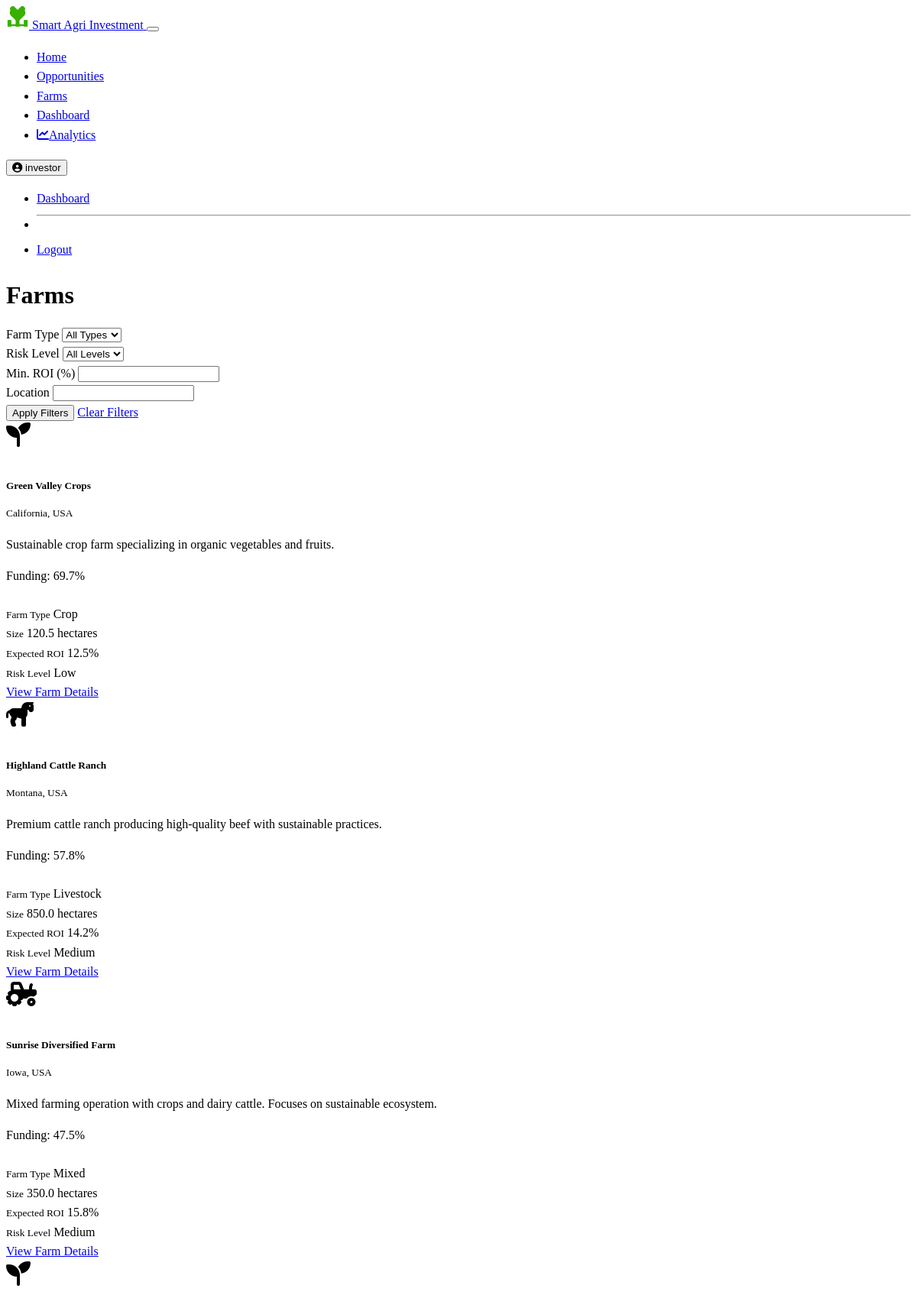
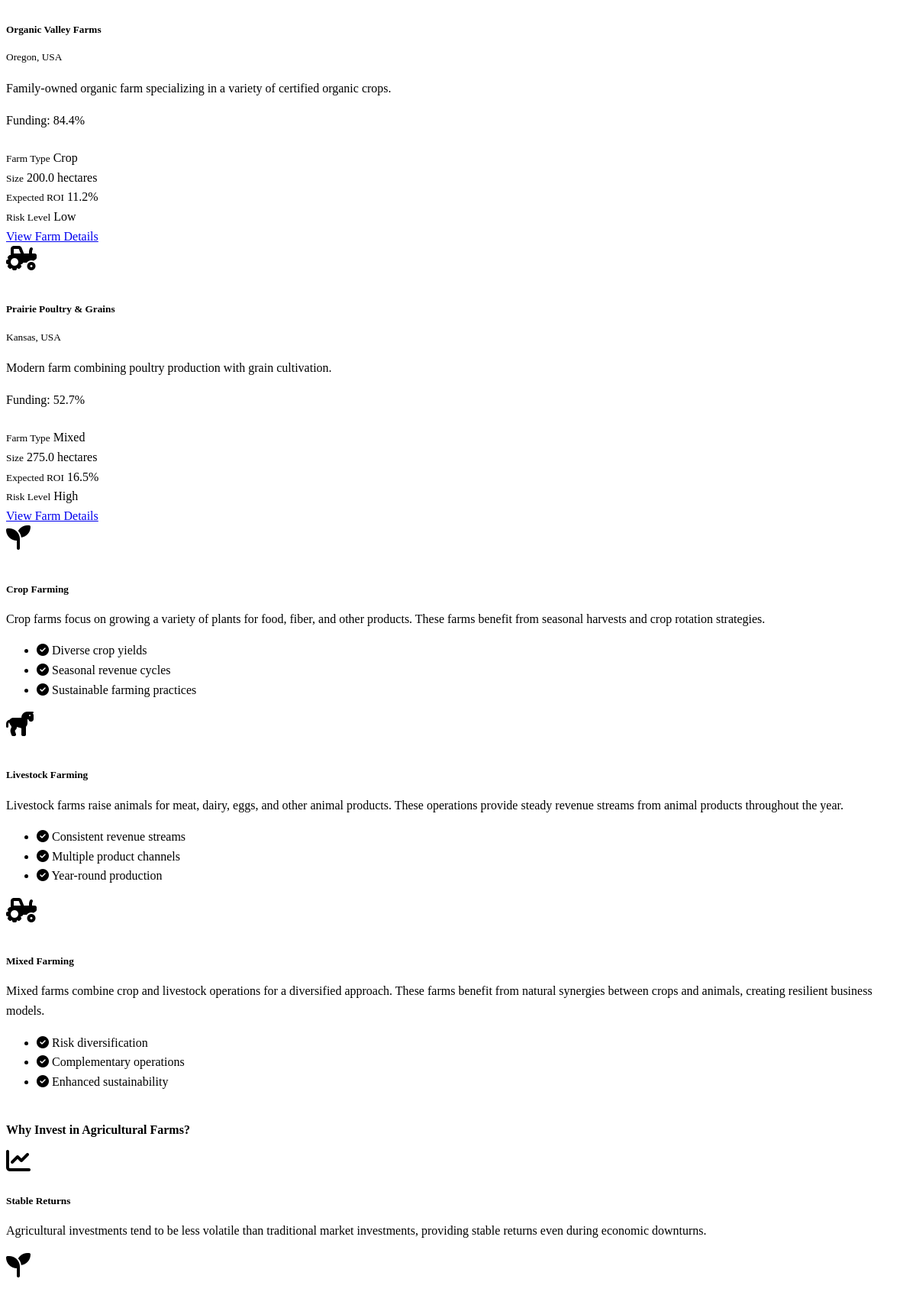
Page /farms (signed in, upper part) on the committed database (2 pictures, top to bottom).
### models.py (models this page shows, shortened)
class User(UserMixin, db.Model):
    id = db.Column(db.Integer, primary_key=True)
    username = db.Column(db.String(64), unique=True, nullable=False)
    email = db.Column(db.String(120), unique=True, nullable=False)
    password_hash = db.Column(db.String(256), nullable=False)
    first_name = db.Column(db.String(64))
    last_name = db.Column(db.String(64))
    created_at = db.Column(db.DateTime, default=datetime.utcnow)
    is_investor = db.Column(db.Boolean, default=True)  # True for investors, False for farm managers
    total_investment = db.Column(db.Float, default=0.0)
    investments = db.relationship('Investment', backref='investor', lazy='dynamic')

class Farm(db.Model):
    id = db.Column(db.Integer, primary_key=True)
    name = db.Column(db.String(128), nullable=False)
    location = db.Column(db.String(256))
    description = db.Column(db.Text)
    farm_type = db.Column(db.String(64))  # e.g., "Crop", "Livestock", "Mixed"
    size_hectares = db.Column(db.Float)
    established_date = db.Column(db.Date)
    created_at = db.Column(db.DateTime, default=datetime.utcnow)
    total_funding_needed = db.Column(db.Float, default=0.0)
    current_funding = db.Column(db.Float, default=0.0)
    expected_roi = db.Column(db.Float)  # Percentage
    risk_level = db.Column(db.String(20))  # "Low", "Medium", "High"
    yield_history = db.Column(db.Text)  # Stored as JSON string
    owner_id = db.Column(db.Integer, db.ForeignKey('user.id'))
    investment_opportunities = db.relationship('InvestmentOpportunity', backref='farm', lazy='dynamic')
    performance_data = db.relationship('FarmPerformance', backref='farm', lazy='dynamic')
    def funding_percentage(self):
        if self.total_funding_needed == 0:
            return 0
        return (self.current_funding / self.total_funding_needed) * 100

### routes.py (the view)
@app.route('/farms')
def farms():
    all_farms = Farm.query.all()
    return render_template('farms.html', farms=all_farms)

### app.py (called while the page is built)
    @login_manager.user_loader
    def load_user(user_id):
        return models.User.query.get(int(user_id))

### templates/farms.html (shortened to what this page needs)
{% extends "base.html" %}
{% block content %}
<div class="container py-4">
    <h1 class="mb-4">Farms</h1>
    <div class="card mb-4 border-0">
        <div class="card-body">
            <form method="GET" action="{{ url_for('farms') }}">
                <div class="row g-3">
                    <div class="col-md-3">
                        <label for="farm_type" class="form-label">Farm Type</label>
                        <select class="form-select" id="farm_type" name="farm_type">
                            <option value="">All Types</option>
                        </select>
                    </div>
                    <div class="col-md-3">
                        <label for="risk_level" class="form-label">Risk Level</label>
                        <select class="form-select" id="risk_level" name="risk_level">
                            <option value="">All Levels</option>
                        </select>
                    </div>
                    <div class="col-md-3">
                        <label for="min_roi" class="form-label">Min. ROI (%)</label>
                        <input type="number" class="form-control" id="min_roi" name="min_roi" min="0" step="0.1">
                    </div>
                    <div class="col-md-3">
                        <label for="location" class="form-label">Location</label>
                        <input type="text" class="form-control" id="location" name="location">
                    </div>
                </div>
                <div class="d-flex justify-content-between mt-3">
                    <button type="submit" class="btn btn-success">Apply Filters</button>
                    <a href="{{ url_for('farms') }}" class="btn btn-outline-secondary">Clear Filters</a>
                </div>
            </form>
        </div>
    </div>
    <div class="row g-4">
        {% if farms %}
            {% for farm in farms %}
            <div class="col-md-6 col-lg-4">
                <div class="card h-100 border-0 shadow-sm card-hover">
                    <div class="card-body">
                        <div class="d-flex align-items-center mb-3">
                            <div class="bg-success bg-opacity-25 rounded-circle d-flex align-items-center justify-content-center me-3" style="width: 50px; height: 50px;">
                                {% if farm.farm_type == 'Crop' %}
                                <i class="fas fa-seedling fa-2x text-success"></i>
                                {% elif farm.farm_type == 'Livestock' %}
                                <i class="fas fa-horse fa-2x text-success"></i>
                                {% else %}
                                <i class="fas fa-tractor fa-2x text-success"></i>
                                {% endif %}
                            </div>
                            <div>
                                <h5 class="card-title mb-0">{{ farm.name }}</h5>
                                <small class="text-muted">{{ farm.location }}</small>
                            </div>
                        </div>
                        <p class="card-text">{{ farm.description[:100] }}{% if farm.description|length > 100 %}...{% endif %}</p>
                        <div class="my-3">
                            <p class="mb-1 small">Funding: {{ "%.1f"|format(farm.funding_percentage()) }}%</p>
                            <div class="progress" style="height: 8px;">
                            </div>
                        </div>
                        <div class="row g-2 mb-3">
                            <div class="col-6">
                                <div class="bg-dark-subtle p-2 rounded">
                                    <small class="text-muted d-block">Farm Type</small>
                                    <span>{{ farm.farm_type }}</span>
                                </div>
                            </div>
                            <div class="col-6">
                                <div class="bg-dark-subtle p-2 rounded">
                                    <small class="text-muted d-block">Size</small>
                                    <span>{{ farm.size_hectares }} hectares</span>
                                </div>
                            </div>
                            <div class="col-6">
                                <div class="bg-dark-subtle p-2 rounded">
                                    <small class="text-muted d-block">Expected ROI</small>
                                    <span class="text-success">{{ farm.expected_roi }}%</span>
                                </div>
                            </div>
                            <div class="col-6">
                                <div class="bg-dark-subtle p-2 rounded">
                                    <small class="text-muted d-block">Risk Level</small>
                                    <span class="{{ 'text-success' if farm.risk_level == 'Low' else 'text-warning' if farm.risk_level == 'Medium' else 'text-danger' }}">{{ farm.risk_level }}</span>
                                </div>
                            </div>
                        </div>
                        <div class="d-grid">
                            <a href="{{ url_for('farm_detail', farm_id=farm.id) }}" class="btn btn-outline-success">View Farm Details</a>
                        </div>
                    </div>
                </div>
            </div>
            {% endfor %}
        {% else %}
            <div class="col-12">
                <div class="alert alert-info">
                    <p class="mb-0">No farms match your search criteria. Please try different filters or check back later.</p>
                </div>
            </div>
        {% endif %}
    </div>
    <div class="row mt-5 g-4">
        <div class="col-lg-4">
            <div class="card h-100 border-0">
                <div class="card-body">
                    <div class="d-flex align-items-center mb-3">
                        <div class="bg-success bg-opacity-25 rounded-circle d-flex align-items-center justify-content-center me-3" style="width: 50px; height: 50px;">
                            <i class="fas fa-seedling fa-2x text-success"></i>
                        </div>
                        <h5 class="mb-0">Crop Farming</h5>
                    </div>
                    <p>Crop farms focus on growing a variety of plants for food, fiber, and other products. These farms benefit from seasonal harvests and crop rotation strategies.</p>
                    <ul class="list-unstyled mb-0">
                        <li class="mb-2"><i class="fas fa-check-circle text-success me-2"></i> Diverse crop yields</li>
                        <li class="mb-2"><i class="fas fa-check-circle text-success me-2"></i> Seasonal revenue cycles</li>
                        <li><i class="fas fa-check-circle text-success me-2"></i> Sustainable farming practices</li>
                    </ul>
                </div>
            </div>
        </div>
        <div class="col-lg-4">
            <div class="card h-100 border-0">
                <div class="card-body">
                    <div class="d-flex align-items-center mb-3">
                        <div class="bg-success bg-opacity-25 rounded-circle d-flex align-items-center justify-content-center me-3" style="width: 50px; height: 50px;">
                            <i class="fas fa-horse fa-2x text-success"></i>
                        </div>
                        <h5 class="mb-0">Livestock Farming</h5>
                    </div>
                    <p>Livestock farms raise animals for meat, dairy, eggs, and other animal products. These operations provide steady revenue streams from animal products throughout the year.</p>
                    <ul class="list-unstyled mb-0">
                        <li class="mb-2"><i class="fas fa-check-circle text-success me-2"></i> Consistent revenue streams</li>
                        <li class="mb-2"><i class="fas fa-check-circle text-success me-2"></i> Multiple product channels</li>
                        <li><i class="fas fa-check-circle text-success me-2"></i> Year-round production</li>
                    </ul>
                </div>
            </div>
        </div>
        <div class="col-lg-4">
            <div class="card h-100 border-0">
                <div class="card-body">
                    <div class="d-flex align-items-center mb-3">
                        <div class="bg-success bg-opacity-25 rounded-circle d-flex align-items-center justify-content-center me-3" style="width: 50px; height: 50px;">
                            <i class="fas fa-tractor fa-2x text-success"></i>
                        </div>
                        <h5 class="mb-0">Mixed Farming</h5>
                    </div>
                    <p>Mixed farms combine crop and livestock operations for a diversified approach. These farms benefit from natural synergies between crops and animals, creating resilient business models.</p>
                    <ul class="list-unstyled mb-0">
                        <li class="mb-2"><i class="fas fa-check-circle text-success me-2"></i> Risk diversification</li>
                        <li class="mb-2"><i class="fas fa-check-circle text-success me-2"></i> Complementary operations</li>
                        <li><i class="fas fa-check-circle text-success me-2"></i> Enhanced sustainability</li>
                    </ul>
                </div>
            </div>
        </div>
    </div>
    <div class="card mt-5 border-0">
        <div class="card-header bg-dark">
            <h4 class="mb-0">Why Invest in Agricultural Farms?</h4>
        </div>
        <div class="card-body">
            <div class="row">
                <div class="col-md-6">
                    <div class="d-flex mb-4">
                        <div class="me-3">
                            <i class="fas fa-chart-line fa-2x text-success"></i>
                        </div>
                        <div>
                            <h5>Stable Returns</h5>
                            <p class="mb-0">Agricultural investments tend to be less volatile than traditional market investments, providing stable returns even during economic downturns.</p>
                        </div>
                    </div>
                    <div class="d-flex mb-4">
                        <div class="me-3">
                            <i class="fas fa-seedling fa-2x text-success"></i>
                        </div>
                    </div>
                </div>
            </div>
        </div>
    </div>
</div>
{% endblock %}

### templates/base.html (shortened to what this page needs)
<!DOCTYPE html>
<html lang="en" data-bs-theme="dark">
<head>
    <link href="https://cdn.replit.com/agent/bootstrap-agent-dark-theme.min.css" rel="stylesheet">
    <link rel="stylesheet" href="https://cdnjs.cloudflare.com/ajax/libs/font-awesome/6.4.0/css/all.min.css">
    <link rel="stylesheet" href="{{ url_for('static', filename='css/custom.css') }}">
</head>
<body>
    <nav class="navbar navbar-expand-lg navbar-dark bg-dark">
        <div class="container">
            <a class="navbar-brand d-flex align-items-center" href="{{ url_for('index') }}">
                <span>Smart Agri Investment</span>
            </a>
            <button class="navbar-toggler" type="button" data-bs-toggle="collapse" data-bs-target="#navbarNav" aria-controls="navbarNav" aria-expanded="false" aria-label="Toggle navigation">
            </button>
            <div class="collapse navbar-collapse" id="navbarNav">
                <ul class="navbar-nav me-auto">
                    <li class="nav-item">
                        <a class="nav-link" href="{{ url_for('index') }}">Home</a>
                    </li>
                    <li class="nav-item">
                        <a class="nav-link" href="{{ url_for('investment_opportunities') }}">Opportunities</a>
                    </li>
                    <li class="nav-item">
                        <a class="nav-link" href="{{ url_for('farms') }}">Farms</a>
                    </li>
                    {% if current_user.is_authenticated %}
                    <li class="nav-item">
                        <a class="nav-link" href="{{ url_for('investor_dashboard') }}">Dashboard</a>
                    </li>
                    <li class="nav-item">
                        <a class="nav-link" href="{{ url_for('analytics_dashboard') }}">
                            <i class="fas fa-chart-line me-1"></i>Analytics
                        </a>
                    </li>
                    {% endif %}
                </ul>
                <div class="d-flex">
                    {% if current_user.is_authenticated %}
                    <div class="dropdown">
                        <button class="btn btn-outline-light dropdown-toggle" type="button" id="userDropdown" data-bs-toggle="dropdown" aria-expanded="false">
                            <i class="fas fa-user-circle me-1"></i> {{ current_user.username }}
                        </button>
                        <ul class="dropdown-menu dropdown-menu-end" aria-labelledby="userDropdown">
                            <li><a class="dropdown-item" href="{{ url_for('investor_dashboard') }}">Dashboard</a></li>
                            <li><hr class="dropdown-divider"></li>
                            <li><a class="dropdown-item" href="{{ url_for('logout') }}">Logout</a></li>
                        </ul>
                    </div>
                    {% else %}
                    <a href="{{ url_for('login') }}" class="btn btn-outline-light me-2">Login</a>
                    <a href="{{ url_for('register') }}" class="btn btn-success">Register</a>
                    {% endif %}
                </div>
            </div>
        </div>
    </nav>
    <main class="flex-shrink-0">
        {% block content %}{% endblock %}
    </main>
</body>
</html>

### static/css/custom.css (style rules this page uses)
:root { --agri-green: #38b000; --agri-green-light: rgba(56, 176, 0, 0.1); --agri-green-medium: rgba(56, 176, 0, 0.5); }
body { line-height: 1.6; }
h1, h2, h3, h4, h5, h6 { margin-bottom: 0.75rem; font-weight: 600; }
.card { transition: transform 0.2s ease, box-shadow 0.2s ease; overflow: hidden; }
.progress { overflow: visible; }

### rows in the picture
User: username "investor"
Farm: name "Green Valley Crops", location "California, USA", description "Sustainable crop farm specializing in organic vegetables and fruits.", funding_percentage "69.7", farm_type "Crop", size_hectares "120.5", expected_roi "12.5", risk_level "Low"
Farm: name "Highland Cattle Ranch", location "Montana, USA", description "Premium cattle ranch producing high-quality beef with sustainable practices.", funding_percentage "57.8", farm_type "Livestock", size_hectares "850.0", expected_roi "14.2", risk_level "Medium"
Farm: name "Sunrise Diversified Farm", location "Iowa, USA", description "Mixed farming operation with crops and dairy cattle. Focuses on sustainable ecosystem.", funding_percentage "47.5", farm_type "Mixed", size_hectares "350.0", expected_roi "15.8", risk_level "Medium"
Farm: name "Organic Valley Farms", location "Oregon, USA", description "Family-owned organic farm specializing in a variety of certified organic crops.", funding_percentage "84.4", farm_type "Crop", size_hectares "200.0", expected_roi "11.2", risk_level "Low"
Farm: name "Prairie Poultry & Grains", location "Kansas, USA", description "Modern farm combining poultry production with grain cultivation.", funding_percentage "52.7", farm_type "Mixed", size_hectares "275.0", expected_roi "16.5", risk_level "High"
